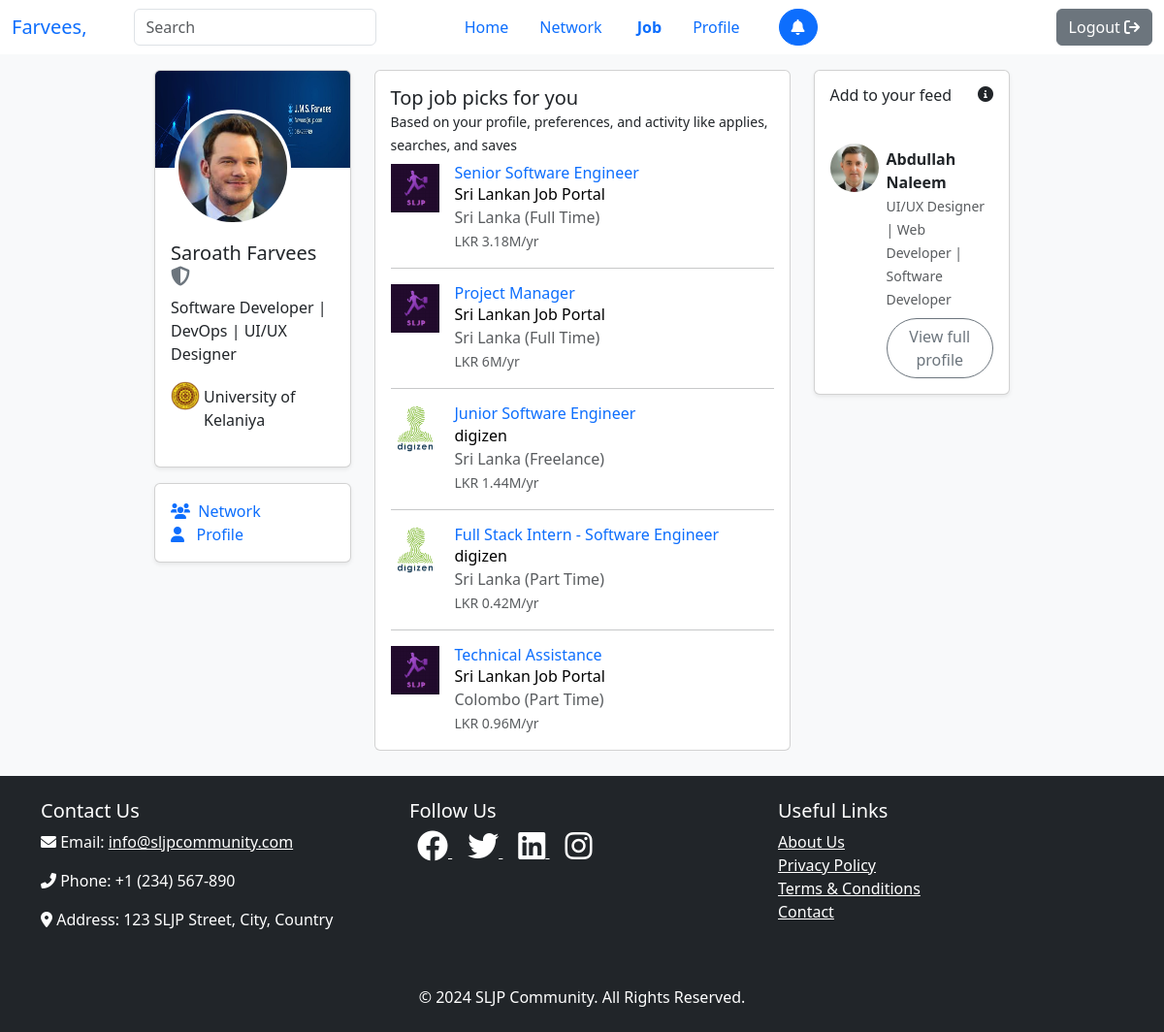
The page /seeker/job (signed in) on the database its author committed.
### tables this page shows
CREATE TABLE IF NOT EXISTS `user` (
  `id` int NOT NULL AUTO_INCREMENT,
  `first` varchar(100) NOT NULL,
  `last` varchar(100) DEFAULT NULL,
  `username` varchar(100) DEFAULT NULL,
  `password` varchar(100) NOT NULL,
  `email` varchar(100) DEFAULT NULL,
  `contact` varchar(20) DEFAULT NULL,
  `gender` enum('Male','Female') DEFAULT 'Male',
  `dob` date NOT NULL,
  `address` text,
  `profile` varchar(256) DEFAULT 'default.jpg',
  `cover` varchar(256) DEFAULT 'default.jpg',
  `nic` varchar(20) DEFAULT NULL,
  `role` enum('seeker','provider','admin') DEFAULT NULL,
  `status` enum('Open','Hire','None') DEFAULT 'None',
  `headline` varchar(512) DEFAULT 'N/A',
  `show_school` enum('show','hide') DEFAULT 'show',
  PRIMARY KEY (`id`),
  UNIQUE KEY `username` (`username`),
  UNIQUE KEY `email` (`email`),
  UNIQUE KEY `contact` (`contact`),
  UNIQUE KEY `nic` (`nic`)
);

CREATE TABLE IF NOT EXISTS `university` (
  `id` int NOT NULL AUTO_INCREMENT,
  `name` varchar(100) DEFAULT NULL,
  `logo` varchar(100) NOT NULL,
  PRIMARY KEY (`id`),
  UNIQUE KEY `name` (`name`)
);

CREATE TABLE IF NOT EXISTS `company` (
  `id` int NOT NULL AUTO_INCREMENT,
  `founder` int DEFAULT NULL,
  `name` varchar(100) DEFAULT NULL,
  `location` varchar(100) DEFAULT NULL,
  `industry` varchar(100) DEFAULT NULL,
  `website` varchar(100) DEFAULT NULL,
  `cover` varchar(255) DEFAULT 'default.jpg',
  `logo` varchar(255) DEFAULT 'default.jpg',
  `founded_at` date DEFAULT (now()),
  PRIMARY KEY (`id`),
  UNIQUE KEY `name` (`name`)
);

CREATE TABLE IF NOT EXISTS `job` (
  `id` int NOT NULL AUTO_INCREMENT,
  `company_id` int DEFAULT NULL,
  `title` varchar(100) NOT NULL,
  `description` text NOT NULL,
  `salary` decimal(10,2) NOT NULL,
  `location` varchar(100) NOT NULL,
  `vacancy` int NOT NULL,
  `place` enum('On-Site','Remote','Hybrid') DEFAULT 'Hybrid',
  `type` enum('Full Time','Part Time','Freelance','Internship','Contract','Temporary','Volenteer') DEFAULT 'Full Time',
  `posted_at` datetime DEFAULT (now()),
  `status` enum('Active','Inactive') DEFAULT 'Active',
  PRIMARY KEY (`id`)
);

### view/seekers/job.php (the view, shortened to what the rows shown need)
<div class="container-fluid min-vh-100 bg-light">
    <div class="d-flex justify-content-center">
        <div class="w-75 mt-5 pt-4">
            <div class="row g-4">
                <div class="col-12 col-md-3">
                    <div class="card align-self-start shadow-sm mb-3">
                        <div class="card-body">
                            <h5 class="card-title">
                                <?php echo ucfirst($_SESSION['fname']) . " " . ucfirst($_SESSION['lname']); ?>&nbsp;<i
                                    class="fa fa-shield text-secondary"></i>
                            </h5>
                            <?php
                            $headline = "";
                            $users = $this->userModel->getUserInfo($_SESSION['id']);
                            while ($user = $users->fetch_assoc()) {
                                $educations = $this->educationModel->getEducation($user['id']);
                                $uni_info = null;
                                $headline = $user['headline'];
                                while ($education = $educations->fetch_assoc()) {
                                    $universities = $this->universityModel->getUniversity($education['institude']);
                                    while ($university = $universities->fetch_assoc()) {
                                        $uni_info = $university;
                                    }
                                }
                                if ($user['headline'] != 'N/A') {
                                    ?>
                                    <p><?php echo $user['headline']; ?></p>
                                    <div class="d-flex">
                                        <img src="/assets/images/university/<?php echo $uni_info['logo']; ?>" width="30"
                                            height="30" class="rounded-circle">
                                        <p class="p-1"><?php echo $uni_info['name']; ?></p>
                                    </div>
                                    <?php
                                } else {
                                    ?>
                                    <a href="/seeker/profile" class="text-decoration-none">
                                        <small class="text-muted">Edit Profile&nbsp;&nbsp;
                                            <i class="fa fa-pen"></i></small></a>
                                    <?php
                                }
                            }
                            ?>
                        </div>
                    </div>
                </div>
                <div class="col-12 col-md-6">
                    <div class="card">
                        <div class="card-body">
                            <h5 class="card-title m-0">Top job picks for you</h5>
                            <small class="card-text">Based on your profile, preferences, and activity like applies, searches, and saves</small>
                            <?php
                            $jobs = $this->jobModel->getJobs();
                            $hst = false;
                            while ($job = $jobs->fetch_assoc()) {
                                $user_skills = $this->userSkillModel->getAllSkills($_SESSION['id']);
                                $skills = [];
                                while ($user_skill = $user_skills->fetch_assoc()) {
                                    array_push($skills, $user_skill['skill']);
                                }
                                $job_skills = $this->jobSkillModel->getJobSkills($job['id']);
                                while ($job_skill = $job_skills->fetch_assoc()) {
                                    if (in_array($job_skill['skill'], $skills)) {
                                        $companies = $this->companyModel->getCompanyById($job['company_id']);
                                        while ($company = $companies->fetch_assoc()) {
                                            if ($hst) {
                                                echo "<hr>";
                                                $hst = false;
                                            }
                            ?>
                            <div class="mt-2">
                            <a href="/seeker/job/collection?jobId=<?php echo $job['id']; ?>" class="text-decoration-none">
                                <div class="d-flex">
                                    <img src="/assets/images/company/logo/<?php echo $company['logo']; ?>" width="50" height="50"
                                        class="" alt="">
                                    <div class="ms-3">
                                        <h6 class="card-title m-0 click-hover"><?php echo $job['title']; ?></h6>
                                        <p class="card-text text-black m-0"><?php echo $company['name']; ?></p>
                                        <p class="card-text text-black m-0 text-muted"><?php echo $job['location'] . " (" . $job['type'] . ")"; ?></p>
                                        <p class="card-text text-black m-0 text-muted"><small><?php echo 'LKR ' . ($job['salary'] / 1000000) * 12 . "M/yr"; ?></small></p>
                                    </div>
                                </div>
                            </a>
                            </div>
                            <?php
                                            $hst = true;
                                        }
                                        break;
                                    }
                                }
                            }
                            ?>
                        </div>
                    </div>
                </div>
                <div class="col-12 col-md-3">
                <div class="card align-self-start shadow-sm">
                    <div class="card-body p-0">
                        <?php
                        $heads = explode("|", $headline);
                        $users = $this->userModel->getUsersByHeadlineMatching(array_map('trim', $heads));
                        while ($user = $users->fetch_assoc()) {
                            if ($user['id'] != $_SESSION['id'] && !$this->followerModel->isFollower($_SESSION['id'], $user['id'])) {
                                ?>
                                <div class="d-flex p-3">
                                    <img src="/assets/images/user/<?php echo $user['profile']; ?>" width="50" height="50"
                                        class="rounded-circle" alt="">
                                    <div class="ms-2 pt-1">
                                        <strong>
                                            <?php echo ucfirst($user['first']) . " " . ucfirst($user['last']); ?>
                                        </strong><br>
                                        <small class="text-muted"><?php echo $user['headline']; ?></small><br>
                                        <a class="btn btn-outline-secondary rounded-5 mt-2"
                                            href="/search/result?id=<?php echo $user['id']; ?>">View full profile</a>
                                    </div>
                                </div>
                                <?php
                            }
                        }
                        ?>
                    </div>
                </div>
            </div>
            </div>
        </div>
    </div>
</div>

### rows shown on the page
user: headline "Software Developer | DevOps | UI/UX Designer", university.logo (picture), university.name "University of Kelaniya"
job: title "Senior Software Engineer", location "Sri Lanka", type "Full Time", ($job['salary']/1000000)*12 "3.18"
company: logo (picture), name "Sri Lankan Job Portal"
job: title "Project Manager", location "Sri Lanka", type "Full Time", ($job['salary']/1000000)*12 "6"
job: title "Junior Software Engineer", location "Sri Lanka", type "Freelance", ($job['salary']/1000000)*12 "1.44"
company: logo (picture), name "digizen"
job: title "Full Stack Intern - Software Engineer", location "Sri Lanka", type "Part Time", ($job['salary']/1000000)*12 "0.42"
job: title "Technical Assistance", location "Colombo", type "Part Time", ($job['salary']/1000000)*12 "0.96"
user: profile (picture), first "Abdullah", last "Naleem", headline "UI/UX Designer | Web Developer | Software Developer"

### other values the page prints
$_SESSION["lname"] "Farvees"
$_SESSION['fname'] "Saroath"
$_SESSION['lname'] "Farvees"
